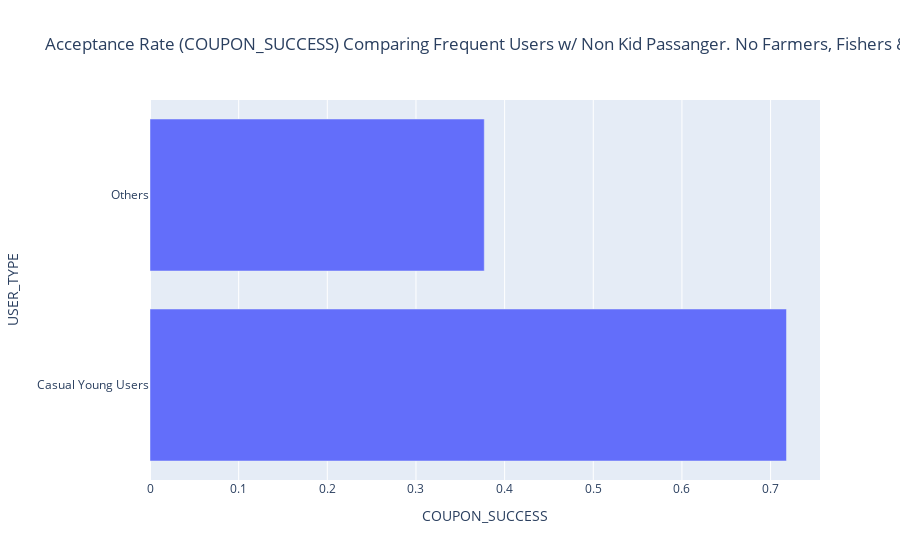

The code cell stored with this chart in its notebook:
### Markdown cell above
5. Use the same process to compare the acceptance rate between drivers who go to bars more than once a month and had passengers that were not a kid and had occupations other than farming, fishing, or forestry.

### Code cell
occupation = ['Farming Fishing & Forestry'] 
passanger = ['Kid(s)', 'Alone']
one_visit_a_month_or_more = ['1~3','4~8','gt8']
bar_coupon_success_for_casual_w_passanger = data_only_bar_coupon.query("BAR in @one_visit_a_month_or_more & OCCUPATION not in @occupation & PASSANGER not in @passanger")[['COUPON_SUCCESS']].mean().values[0]
bar_coupon_success_for_others = data_only_bar_coupon.query("not (BAR in @one_visit_a_month_or_more & OCCUPATION not in @occupation & PASSANGER not in @passanger)")[['COUPON_SUCCESS']].mean().values[0]
print(bar_coupon_success_for_frequent_user)
# Create a DataFrame from your variables
bar_coupon_comparison2 = {
    'USER_TYPE': ['Casual Young Users', 'Others'],
    'COUPON_SUCCESS': [bar_coupon_success_for_casual_w_passanger, bar_coupon_success_for_others]
}
print(bar_coupon_comparison2)
bar_coupon_comparison_df2 = pd.DataFrame(bar_coupon_comparison2)

# Create a bar chart with Plotly
fig3 = px.bar(bar_coupon_comparison_df2, y='USER_TYPE', x='COUPON_SUCCESS', title='Acceptance Rate (COUPON_SUCCESS) Comparing Frequent Users w/ Non Kid Passanger. No Farmers, Fishers & Foresters.')
fig3.show()

### Figure 1 — Plotly figure (JSON) as saved in the notebook; plotly's stock layout.template omitted (floating-point values rounded to 4 significant figures)
{"data": [{"alignmentgroup": "True", "hovertemplate": "COUPON_SUCCESS=%{x}<br>USER_TYPE=%{y}<extra></extra>", "legendgroup": "", "marker": {"color": "#636efa", "pattern": {"shape": ""}}, "name": "", "offsetgroup": "", "orientation": "h", "showlegend": false, "textposition": "auto", "type": "bar", "x": [0.7179, 0.3771], "xaxis": "x", "y": ["Casual Young Users", "Others"], "yaxis": "y"}], "layout": {"autosize": true, "barmode": "relative", "legend": {"tracegroupgap": 0}, "title": {"text": "Acceptance Rate (COUPON_SUCCESS) Comparing Frequent Users w/ Non Kid Passanger. No Farmers, Fishers & Foresters."}, "xaxis": {"anchor": "y", "autorange": true, "domain": [0, 1], "range": [0, 0.7557], "title": {"text": "COUPON_SUCCESS"}, "type": "linear"}, "yaxis": {"anchor": "x", "autorange": true, "domain": [0, 1], "range": [-0.5, 1.5], "title": {"text": "USER_TYPE"}, "type": "category"}}}
